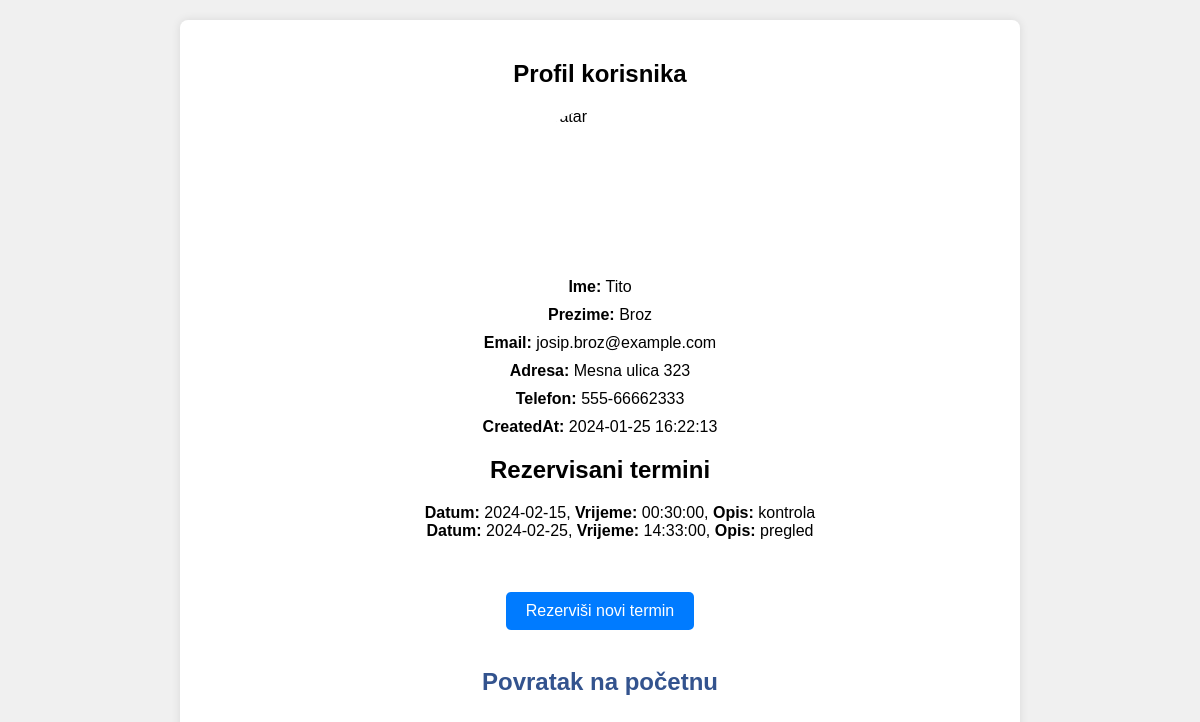
Page /prikazi.php?id=1 (signed in) on the committed database.
### tables this page shows
CREATE TABLE `user` (
  `ID` int(11) NOT NULL,
  `ime` varchar(255) NOT NULL,
  `prezime` varchar(255) NOT NULL,
  `email` varchar(255) NOT NULL,
  `adresa` varchar(255) DEFAULT NULL,
  `telefon` varchar(20) DEFAULT NULL,
  `createdAt` timestamp NOT NULL DEFAULT current_timestamp(),
  `updated_at` timestamp NULL DEFAULT NULL
);

CREATE TABLE `termin` (
  `ID` int(11) NOT NULL,
  `userID` int(11) DEFAULT NULL,
  `datum` date NOT NULL,
  `vrijeme` time NOT NULL,
  `opis` text DEFAULT NULL
);

### prikazi.php (the view, shortened to what this page needs)
<?php
include 'connect.php';
$poruka='';
if (isset($_GET['id'])) {
    $id = $_GET['id'];
    $sql_select = "SELECT * FROM user WHERE ID = $id";
    $result = $conn->query($sql_select);
    if ($result->num_rows > 0) {
        $row = $result->fetch_assoc();
    } else {
        echo "Nema podataka za prikaz.";
        exit();
    }
    $sql_select_termin = "SELECT * FROM termin WHERE userID = $id";
    $result_termin = $conn->query($sql_select_termin);
?>
<!DOCTYPE html>
<html lang="en">
<head>
</head>
<body>
    <div class="profile-container">
        <div class="profile-header">
            <h2>Profil korisnika</h2>
        </div>
        <div class="profile-avatar">
            <img src="https://unvi.edu.ba/wp-content/uploads/2023/04/Adobe_Express_20230408_1217500_1.png" alt="Avatar">
        </div>
        <div class="profile-info">
            <p><strong>Ime:</strong> <?php echo $row['ime']; ?></p>
            <p><strong>Prezime:</strong> <?php echo $row['prezime']; ?></p>
            <p><strong>Email:</strong> <?php echo $row['email']; ?></p>
            <p><strong>Adresa:</strong> <?php echo $row['adresa']; ?></p>
            <p><strong>Telefon:</strong> <?php echo $row['telefon']; ?></p>
            <p><strong>CreatedAt:</strong> <?php echo $row['createdAt']; ?></p>
            <?php
                if ($result_termin->num_rows > 0) {
                     echo "<h2>Rezervisani termini</h2>";
                     echo "<ul>";
                     while ($row_termin = $result_termin->fetch_assoc()) {
                     echo "<li><strong>Datum:</strong> " . $row_termin['datum'] . ", <strong>Vrijeme:</strong> " . $row_termin['vrijeme'] . ", <strong>Opis:</strong> " . $row_termin['opis'] . "</li>";
                 }
                     echo "</ul>";
                } else {
                     $poruka = 'Korisnik nema rezervisanih termina';
                }
                } else {
                 echo "Korisnik nije proslijeđen.";
                 exit();
            }?>
            <p><strong><?php echo $poruka; ?></strong>
            <br><br>
            <a class="custom-button" href="termin.php?id=<?php echo $id; ?>">Rezerviši novi termin</a>
            <br><br>
            <h2><a href="home.php">Povratak na početnu</a></h2>
        </div>
        <br>
    </div>
</body>
</html>

### prikazi.php (style rules this page uses)
body { font-family: Arial, sans-serif; background-color: #f0f0f0; margin: 0; padding: 0; }
.profile-container { max-width: 800px; margin: 20px auto; background-color: #fff; padding: 20px; border-radius: 8px; box-shadow: 0 0 10px rgba(0, 0, 0, 0.1); }
.profile-header { text-align: center; }
.profile-avatar { width: 150px; height: 150px; border-radius: 50%; overflow: hidden; margin: 0 auto; }
.profile-avatar img { width: 100%; height: auto; }
.profile-info { text-align: center; margin-top: 20px; }
.profile-info p { margin: 10px 0; }
.custom-button { display: inline-block; padding: 10px 20px; background-color: #007bff; color: #fff; text-decoration: none; border-radius: 5px; transition: background-color 0.3s ease; }
a { text-decoration: none; color: #33538E; text-align: center; }
ul { list-style-type: none; }

### rows in the picture
user: ime "Tito", prezime "Broz", email "josip.broz@example.com", adresa "Mesna ulica 323", telefon "555-66662333", createdAt "2024-01-25 16:22:13"
termin: datum "2024-02-15", vrijeme "00:30:00", opis "kontrola"
termin: datum "2024-02-25", vrijeme "14:33:00", opis "pregled"
